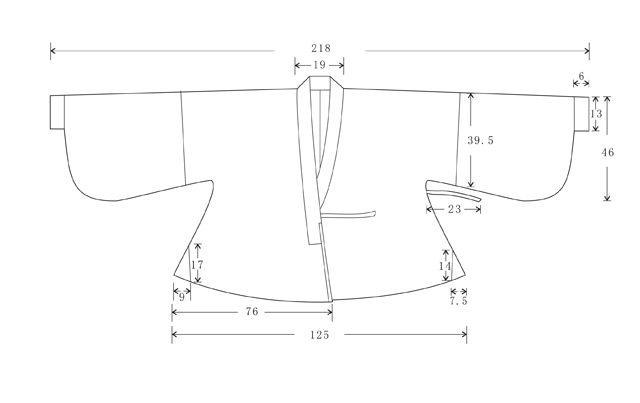
#> input picture sources/silk/raw/03_20200424163953961.jpg, 640 x 403 px, found by its file name
$ python fit.py
#> lines starting #> are read from the running program, lines starting #| are printed output that depends on the picture; after the words box and inside, x2 and y2 are one past the last pixel; in counts of white or black regions, pixels touching at a corner belong together
### jiexiu/pattern/build.py
# -*- coding: utf-8 -*-
"""
对穿交（钱氏墓/钱樟夫妇墓 鸟衔花枝纹缎夹袄）裁片图生成器
右衽 · 单层 · 净版 · 单位 mm

量纲锚点：中国丝绸博物馆修复报告实测
  衣长 825 / 摆宽 1150（放量 0.92）/ 单边 710 / 交叠 270 / 领宽 190

本版（v7.0）相对 v6 的唯一改动 = **加接袖**（其余主体不动）：
  · 衣身袖长 / 袖口 / 腋深 / 腋下圆角 全部沿用 v6 数据（"袖口袖根数据不变"）
  · 袖底缘改为**一条连续曲线**：腋点 → 接袖根(G1) → 腕口下角，接缝处零转折
      - 衣身段：三次贝塞尔，起端切 40°、末端切矢 = 接袖直线方向（5.668°）
      - 接袖段：直线（袖口→腕口 一条平滑直线）
  · 接袖根边 = 衣身袖口边 → 两侧垂直、直角，无圆角
  · 预开领：前片门襟内端让开 NECK/2，两片合成 100 通口
"""
import math, os, json

# ---- 尺寸参数：可由环境变量 HANFU_PARAMS(JSON) 覆盖，供 sizing.py 一键换码 ----
# 默认值 = 厂商实物表 男 M（接袖版），单独运行本文件即可出这一码
_DEF = dict(L=800.0, W_HEM=798.0, EASE=1.0, X_ARM=285.0, Y_ARM=522.8,
            X_SHLD=285.0, SLEEVE_LEN=265.0, CUFF=160.0, NECK=100.0,
            OV=270.0, HEM_RISE=60.0, TILT_DEG=0.8, COL_W=70.0,
            JS=265.0, WRIST=130.0)
P = dict(_DEF)
P.update(json.loads(os.environ.get("HANFU_PARAMS", "{}")))

L          = P["L"]
W_HEM      = P["W_HEM"]
EASE       = P["EASE"]
X_ARM      = P["X_ARM"]
Y_ARM      = P["Y_ARM"]
X_SHLD     = P["X_SHLD"]
SLEEVE_LEN = P["SLEEVE_LEN"]     # 衣身袖长（肩点 → 接袖根）
CUFF       = P["CUFF"]           # 衣身袖口宽 = 接袖根宽（数据不变）
NECK       = P["NECK"]           # 预开领总宽（前片各让 NECK/2）
OV         = P["OV"]
HEM_RISE   = P["HEM_RISE"]
COL_W      = P["COL_W"]
JS         = P["JS"]             # 接袖长
WRIST      = P["WRIST"]          # 掩腕袖口宽

HALF     = W_HEM / 2.0 * EASE    # 侧缝
X_CUFF   = X_SHLD + SLEEVE_LEN   # 接袖根（= 衣身袖口）
X_JS     = X_CUFF + JS           # 腕口
S        = 2 * X_JS              # 通袖
TILT     = math.radians(P["TILT_DEG"])
LAP_DX   = OV / 2.0              # 门襟边越中量
NECK_DIP = 0.0
P_HEM    = 760.0                 # 兼容旧字段

Y_TOP = L + NECK_DIP


def sleeve_y(x):
    """袖上缘：自肩点起微下垂 0.8°"""
    return Y_TOP - (abs(x) - X_SHLD) * math.tan(TILT)


Y_CUFF_TOP = sleeve_y(X_CUFF)
Y_CUFF_BOT = Y_CUFF_TOP - CUFF
Y_JS_TOP   = sleeve_y(X_JS)
Y_JS_BOT   = Y_JS_TOP - WRIST


# ---------- 袖底缘 ----------
# 汉服直裁：腋点 → 腕口下角 **一条直线**（不是深凹弧）
# 接袖缝只是这条直线上的一道垂直切口 → 接缝处天然零转折
_UND_A = (X_ARM, Y_ARM)
_UND_Z = (X_JS, Y_JS_BOT)
_UND_ANG = math.atan2(_UND_Z[1] - _UND_A[1], _UND_Z[0] - _UND_A[0])
_UND_U = (math.cos(_UND_ANG), math.sin(_UND_ANG))
Y_SEAM_BOT = _UND_A[1] + (X_CUFF - X_ARM) * math.tan(_UND_ANG)   # 接袖根下缘
SEAM_H = Y_CUFF_TOP - Y_SEAM_BOT                                  # 袖根（派生值）
R_ARM_F = 45.0                                                    # 腋下圆角
U_ARM = (_UND_A[0] + R_ARM_F * _UND_U[0], _UND_A[1] + R_ARM_F * _UND_U[1])
Z_PT = _UND_Z


# [13 lines left out: functions _bez, _tan, not called in this run]


def blend(A, tA, B, tB, k=0.92):
    """G1 三次混合：两端切线分别与相邻段一致 → 无折角"""
    d = math.hypot(B[0] - A[0], B[1] - A[1]) / 3.0 * k
    c1 = (A[0] + tA[0] * d, A[1] + tA[1] * d)
    c2 = (B[0] - tB[0] * d, B[1] - tB[1] * d)
    return ("C", c1, c2, B)


def _unit(a, b):
    dx, dy = b[0] - a[0], b[1] - a[1]
    n = math.hypot(dx, dy) or 1.0
    return (dx / n, dy / n)


def _off(p, d, r):
    return (p[0] + d[0] * r, p[1] + d[1] * r)


# [14 lines left out: functions _bez, split_cubic, not called in this run]


# 接袖缝位置（参考线）
X_SEAM = X_CUFF
U_SEAM = (X_CUFF, Y_SEAM_BOT)


def _under_cmds(sx):
    """衣身袖底：腋下圆角终点 → 接袖根，一条直线（与接袖段共线）"""
    return [("L", (sx * X_CUFF, Y_SEAM_BOT))]


def _cuff_top(sx):
    """袖口竖边（直角，无圆角）+ 袖上缘 → 肩点"""
    return [("L", (sx * X_CUFF, Y_CUFF_TOP)), ("L", (sx * X_SHLD, L))]


def back_half():
    """后片半（×2 镜像，后中缝对折）——衣身袖止于接袖根，袖底弧一条连续曲线"""
    hem = ((0, 0), (200, 5), (400, 30), (HALF, HEM_RISE))
    R = 70.0
    d_side = _unit((HALF, HEM_RISE), (X_ARM, Y_ARM))
    arm = (X_ARM, Y_ARM)
    A_a = _off(arm, d_side, -R)
    B_a = (U_ARM[0], U_ARM[1])
    tB_a = _UND_U
    cmds = [("M", (0, 0)), ("C", hem[1], hem[2], hem[3]),
            ("L", A_a), blend(A_a, d_side, B_a, tB_a)]
    cmds += _under_cmds(1.0)
    cmds += _cuff_top(1.0)
    cmds += [("L", (NECK / 2, L)), ("L", (0, L)), ("Z",)]
    return {
        "name": "后片半", "qty": 2, "grain": (0, 1), "cmds": cmds,
        "seams": [[(0, 0), (0, L)]],
        "notches": [arm, (0, 0)],
        "dims": [("L", (0, 0), (0, L), "后中长 %d" % round(L)),
                 ("L", (0, HEM_RISE), (HALF, HEM_RISE), "摆半宽 %d / 起翘 %d" % (round(HALF), round(HEM_RISE))),
                 ("L", (X_ARM, Y_ARM), (X_ARM, L), "腋深 %d" % round(L - Y_ARM)),
                 ("L", (X_CUFF + 44, Y_SEAM_BOT), (X_CUFF + 44, Y_CUFF_TOP), "袖根 %d" % round(SEAM_H)),
                 ("L", (X_SHLD, L), (X_CUFF, Y_CUFF_TOP), "衣身袖长 %d" % round(SLEEVE_LEN))],
    }


def front_panel():
    """前片（×2 镜像；右衽时穿着者左片为外襟）——门襟内端让开 NECK/2 形成预开领"""
    hem = ((LAP_DX, 0), (-200, 5), (-400, 30), (-HALF, HEM_RISE))
    R = 70.0
    d_side = _unit((-HALF, HEM_RISE), (-X_ARM, Y_ARM))
    arm = (-X_ARM, Y_ARM)
    A_a = _off(arm, d_side, -R)
    B_a = (-U_ARM[0], U_ARM[1])
    tb = _UND_U
    cmds = [("M", (NECK / 2, L)), ("L", (LAP_DX, 0)), ("C", hem[1], hem[2], hem[3]),
            ("L", A_a), blend(A_a, d_side, B_a, (-tb[0], tb[1]))]
    cmds += _under_cmds(-1.0)
    cmds += _cuff_top(-1.0)
    cmds += [("L", (NECK / 2, L)), ("Z",)]
    return {
        "name": "前片", "qty": 2,
        "grain": (math.sin(math.radians(9.3)), -math.cos(math.radians(9.3))),
        "cmds": cmds,
        "seams": [],
        "notches": [arm, (NECK / 2, L)],
        "dims": [("L", (-HALF, -60), (LAP_DX, -60), "单边摆宽 %d" % round(HALF + LAP_DX)),
                 ("L", (LAP_DX, -130), (0, -130), "越中 %d" % round(LAP_DX)),
                 ("L", (NECK / 2, L), (LAP_DX, 0), "门襟斜 %.1f°" % math.degrees(
                     math.atan2(LAP_DX - NECK / 2, L))),
                 ("L", (NECK / 2, L), (0, L), "预开领半 %d" % round(NECK / 2))],
    }


def sleeve_ext():
    """接袖（×4，前后片各一）：根边=衣身袖口（垂直），袖底为袖底线的延续，腕口垂直"""
    cmds = [("M", (X_CUFF, Y_SEAM_BOT)), ("L", Z_PT),
            ("L", (X_JS, Y_JS_TOP)), ("L", (X_CUFF, Y_CUFF_TOP)), ("Z",)]
    return {
        "name": "接袖", "qty": 4, "grain": (1, 0), "cmds": cmds,
        "seams": [],
        "notches": [(X_CUFF, Y_SEAM_BOT), (X_CUFF, Y_CUFF_TOP)],
        "dims": [("L", (X_CUFF, Y_SEAM_BOT), (X_CUFF, Y_CUFF_TOP), "袖根 %d" % round(SEAM_H)),
                 ("L", (X_JS, Y_JS_BOT), (X_JS, Y_JS_TOP), "腕口 %d" % round(WRIST)),
                 ("L", (X_CUFF, Y_SEAM_BOT), (X_JS, Y_JS_BOT), "接袖长 %d" % round(JS))],
    }


def collar_band(width=None):
    """领缘条（领襟一体，直丝）：沿门襟斜边 → 后领 → 另一侧门襟，整条不断开"""
    width = width or 40.0
    lapel = math.hypot(L, LAP_DX - NECK / 2.0)
    total = 2 * lapel + NECK + 20.0
    return {
        "name": "领缘条", "qty": 1, "grain": (1, 0),
        "cmds": [("M", (0, 0)), ("L", (total, 0)), ("L", (total, width)), ("L", (0, width)), ("Z",)],
        "seams": [],
        "notches": [(lapel, 0), (lapel + NECK, 0)],
        "dims": [("L", (0, 0), (total, 0), "总长 %d × 宽 %d" % (round(total), round(width)))],
    }


def triangle(h, w=95.0, name="三角拼接"):
    return {
        "name": name, "qty": 1, "grain": (0, 1),
        "cmds": [("M", (0, 0)), ("L", (w, 0)), ("L", (0, h)), ("Z",)],
        "seams": [], "notches": [], "dims": [("L", (0, 0), (0, h), "高 %d" % h)],
    }


def tie(length=200.0, width=20.0):
    return {
        "name": "系带", "qty": 2, "grain": (1, 0),
        "cmds": [("M", (0, 0)), ("L", (length, 0)), ("L", (length, width)), ("L", (0, width)), ("Z",)],
        "seams": [], "notches": [], "dims": [("L", (0, 0), (length, 0), "长 200")],
    }


def hem_facing(length=None, width=30.0):
    length = length or (2 * HALF)
    return {
        "name": "下摆绢衬条", "qty": 1, "grain": (1, 0),
        "cmds": [("M", (0, 0)), ("L", (length, 0)), ("L", (length, width)), ("L", (0, width)), ("Z",)],
        "seams": [], "notches": [], "dims": [("L", (0, 0), (length, 0), "长 %d × 宽 30" % round(length))],
    }


PIECES = [
    back_half(),
    front_panel(),
    sleeve_ext(),
    collar_band(COL_W),
    triangle(170, name="三角拼接 A"),
    triangle(140, name="三角拼接 B"),
    tie(),
    hem_facing(),
]


# ---------- 几何工具 ----------
def flat(cmds):
    """把 cmds 展开成带控制点的点列表（y 取反，转 SVG 坐标）"""
    pts = []
    for c in cmds:
        if c[0] == "M":
            pts.append((c[1][0], -c[1][1]))
        elif c[0] == "L":
            pts.append((c[1][0], -c[1][1]))
        elif c[0] == "C":
            for p in c[1:]:
                pts.append((p[0], -p[1]))
        elif c[0] == "Q":
            for p in c[1:]:
                pts.append((p[0], -p[1]))
    return pts


def bbox(cmds):
    pts = flat(cmds)
    xs = [p[0] for p in pts]
    ys = [p[1] for p in pts]
    return min(xs), min(ys), max(xs), max(ys)


def path_d(cmds, ox, oy):
    out = []
    for c in cmds:
        if c[0] == "M":
            out.append("M %.1f %.1f" % (c[1][0] + ox, -c[1][1] + oy))
        elif c[0] == "L":
            out.append("L %.1f %.1f" % (c[1][0] + ox, -c[1][1] + oy))
        elif c[0] == "C":
            a, b, e = c[1], c[2], c[3]
            out.append("C %.1f %.1f %.1f %.1f %.1f %.1f" % (
                a[0] + ox, -a[1] + oy, b[0] + ox, -b[1] + oy, e[0] + ox, -e[1] + oy))
        elif c[0] == "Q":
            a, e = c[1], c[2]
            out.append("Q %.1f %.1f %.1f %.1f" % (a[0] + ox, -a[1] + oy, e[0] + ox, -e[1] + oy))
        elif c[0] == "Z":
            out.append("Z")
    return " ".join(out)


# ---------- 排版 ----------
GAP = 160.0
MARGIN = 120.0
MIN_SLOT = 340.0
MAXW = 2100.0

placed = []
cur_x = MARGIN
cur_y = MARGIN
row_h = 0.0

for p in PIECES:
    x0, y0, x1, y1 = bbox(p["cmds"])
    w, h = x1 - x0, y1 - y0
    slot = max(w, MIN_SLOT)
    if cur_x + slot > MAXW + MARGIN and cur_x > MARGIN:
        cur_x = MARGIN
        cur_y += row_h + GAP
        row_h = 0.0
    ox = cur_x - x0
    oy = cur_y - y0
    p["_ox"], p["_oy"] = ox, oy
    p["_box"] = (cur_x, cur_y, cur_x + w, cur_y + h)
    p["_slot"] = (cur_x, cur_x + slot)
    placed.append(p)
    cur_x += slot + GAP
    row_h = max(row_h, h)

BODY_H = cur_y + row_h
TITLE_H = 440.0
TOTAL_W = MAXW + MARGIN
TOTAL_H = BODY_H + MARGIN + TITLE_H

# ---------- SVG ----------
BLACK = "#1a1a1a"
RED = "#c0392b"
BLUE = "#1f5fa8"
GRAY = "#8a8a8a"

s = []
s.append('<?xml version="1.0" encoding="UTF-8"?>')
s.append('<svg xmlns="http://www.w3.org/2000/svg" width="%dmm" height="%dmm" viewBox="0 0 %d %d">' % (TOTAL_W, TOTAL_H, TOTAL_W, TOTAL_H))
s.append('<title>对穿交 · 钱氏墓 鸟衔花枝纹缎夹袄 · 裁片图（右衽·单层·净版·mm·接袖）</title>')
s.append('<rect width="100%" height="100%" fill="#ffffff"/>')
s.append('<g id="OUTLINE" stroke="%s" stroke-width="2" fill="none" stroke-linejoin="round">' % BLACK)
for p in placed:
    s.append('  <path id="%s_ot" data-qty="%d" d="%s"/>' % (p["name"], p["qty"], path_d(p["cmds"], p["_ox"], p["_oy"])))
s.append('</g>')

s.append('<g id="SEAM" stroke="%s" stroke-width="1.2" fill="none" stroke-dasharray="18 8">' % BLUE)
for p in placed:
    for seg in p["seams"]:
        s.append('  <path d="M %.1f %.1f L %.1f %.1f"/>' % (seg[0][0] + p["_ox"], -seg[0][1] + p["_oy"],
                                                             seg[1][0] + p["_ox"], -seg[1][1] + p["_oy"]))
s.append('</g>')

s.append('<g id="GRAIN" stroke="%s" stroke-width="1.4" fill="none">' % BLACK)
for p in placed:
    x0, y0, x1, y1 = p["_box"]
    cx, cy = (x0 + x1) / 2, (y0 + y1) / 2
    ln = min(max(x1 - x0, 120.0), max(y1 - y0, 120.0)) * 0.6
    gx, gy = p["grain"]
    n = math.hypot(gx, gy)
    gx, gy = gx / n, gy / n
    gy = -gy
    ax, ay = cx - gx * ln / 2, cy - gy * ln / 2
    bx, by = cx + gx * ln / 2, cy + gy * ln / 2
    s.append('  <path d="M %.1f %.1f L %.1f %.1f"/>' % (ax, ay, bx, by))
    s.append('  <path d="M %.1f %.1f L %.1f %.1f M %.1f %.1f L %.1f %.1f"/>' % (
        bx - 14, by - 6, bx, by, bx, by, bx + 14, by - 6))
s.append('</g>')

s.append('<g id="NOTCH" stroke="%s" stroke-width="2.4">' % RED)
for p in placed:
    for n in p["notches"]:
        nx, ny = n[0] + p["_ox"], -n[1] + p["_oy"]
        s.append('  <path d="M %.1f %.1f L %.1f %.1f"/>' % (nx - 9, ny - 9, nx + 9, ny + 9))
s.append('</g>')

s.append('<g id="DIM" stroke="%s" stroke-width="0.9" fill="%s" font-family="sans-serif" font-size="26">' % (GRAY, GRAY))
for p in placed:
    for d in p["dims"]:
        a, b, txt = d[1], d[2], d[3]
        ax, ay = a[0] + p["_ox"], -a[1] + p["_oy"]
        bx, by = b[0] + p["_ox"], -b[1] + p["_oy"]
        if d[0] == "L":
            s.append('  <path d="M %.1f %.1f L %.1f %.1f" marker-start="url(#a)" marker-end="url(#a)"/>' % (ax, ay, bx, by))
            mx, my = (ax + bx) / 2, (ay + by) / 2
            rot = math.degrees(math.atan2(by - ay, bx - ax))
            vert = abs(rot) > 45
            if vert:
                rot += 180 if rot > 0 else 0
            tx = mx + (20 if vert else 0)
            ty2 = my + (0 if vert else 30)
            s.append('  <text x="%.1f" y="%.1f" text-anchor="middle" transform="rotate(%.1f %.1f %.1f)">%s</text>' % (tx, ty2, rot, mx, my, txt))
        else:
            s.append('  <text x="%.1f" y="%.1f" text-anchor="middle" fill="%s">%s</text>' % ((ax + bx) / 2 + 30, (ay + by) / 2, RED, txt))
s.append('</g>')

s.append('<g id="LABEL" fill="%s" font-family="sans-serif">' % BLACK)
for i, p in enumerate(placed):
    x0, y0 = p["_box"][0], p["_box"][1]
    s.append('  <text x="%.1f" y="%.1f" font-size="30" font-weight="500">%02d %s ×%d</text>' % (x0, y0 - 30, i + 1, p["name"], p["qty"]))
s.append('</g>')

# ---------- 图框 + 100mm 校验标尺 ----------
ty = BODY_H + MARGIN * 0.4
s.append('<g id="BLOCK" stroke="%s" stroke-width="1.6" fill="none">' % BLACK)
s.append('  <rect x="%.1f" y="%.1f" width="%.1f" height="%.1f"/>' % (MARGIN, ty, TOTAL_W - 2 * MARGIN, TITLE_H - 80))
s.append('</g>')
s.append('<g font-family="sans-serif" fill="%s">' % BLACK)
s.append('  <text x="%.1f" y="%.1f" font-size="38" font-weight="500">对穿交 · 明制 鸟衔花枝纹缎夹袄（右衽）裁片图 · 接袖版</text>' % (MARGIN + 30, ty + 60))
s.append('  <text x="%.1f" y="%.1f" font-size="26">依据：无锡七房桥钱樟夫妇墓出土实物 · 中国丝绸博物馆修复报告   ｜   单位 mm   ｜   净版（未含缝份）   ｜   单层   ｜   掩腕长窄袖·加接袖   ｜   v7.0</text>' % (MARGIN + 30, ty + 105))
s.append('  <text x="%.1f" y="%.1f" font-size="26">衣长 %d   ｜   平铺摆宽 %d（放量 %.2f）   ｜   单边摆宽 %d   ｜   交叠 %d   ｜   通袖 %d ＝ 肩点 %d ＋ 衣身袖 %d ＋ 接袖 %d（×2）</text>' % (
    MARGIN + 30, ty + 145, round(L), round(2 * HALF), EASE,
    round(HALF + LAP_DX), round(2 * LAP_DX), round(S), round(X_SHLD), round(SLEEVE_LEN), round(JS)))
s.append('  <text x="%.1f" y="%.1f" font-size="26">袖根 %d（接袖根＝衣身袖口）   ｜   腕口 %d   ｜   预开领 %d   ｜   领缘宽 %d   ｜   腋深 %d   ｜   袖底缘为一条直线（%.2f°）</text>' % (
    MARGIN + 30, ty + 185, round(SEAM_H), round(WRIST), round(NECK), round(COL_W), round(L - Y_ARM),
    math.degrees(_UND_ANG)))
s.append('</g>')
bx0 = MARGIN + 30
by0 = ty + 275
s.append('<g id="SCALE" stroke="%s" stroke-width="2" fill="none">' % BLACK)
for k in range(11):
    hh = 26 if k % 5 == 0 else 14
    s.append('  <path d="M %.1f %.1f L %.1f %.1f"/>' % (bx0 + k * 100, by0, bx0 + k * 100, by0 - hh))
s.append('  <path d="M %.1f %.1f L %.1f %.1f"/>' % (bx0, by0, bx0 + 1000, by0))
s.append('</g>')
s.append('<text x="%.1f" y="%.1f" font-family="sans-serif" font-size="24" fill="%s">100mm 校验标尺（打印后实测，误差应 ≤0.5mm）</text>' % (bx0, by0 + 42, BLACK))

s.append('<defs><marker id="a" viewBox="0 0 10 10" refX="5" refY="5" markerWidth="6" markerHeight="6" orient="auto-start-reverse"><path d="M1 1L9 5L1 9" fill="none" stroke="%s" stroke-width="1.2"/></marker></defs>' % GRAY)
s.append('</svg>')

out_dir = os.path.join(os.path.dirname(os.path.dirname(os.path.abspath(__file__))), "pattern")
os.makedirs(out_dir, exist_ok=True)
fp = os.environ.get("HANFU_OUT") or os.path.join(out_dir, "对穿交_右衽_裁片图.svg")
os.makedirs(os.path.dirname(fp), exist_ok=True)
open(fp, "w", encoding="utf-8").write("\n".join(s))

# ---- 供 CAD 出图使用的几何侧车（JSON） ----
_side = fp.rsplit(".", 1)[0] + ".pieces.json"
json.dump({
    "params": P,
    "resolved": {"L": L, "HALF": HALF, "X_ARM": X_ARM, "Y_ARM": Y_ARM, "X_SHLD": X_SHLD,
                 "X_CUFF": X_CUFF, "X_JS": X_JS, "SLEEVE_LEN": SLEEVE_LEN, "JS": JS,
                 "CUFF": CUFF, "WRIST": WRIST,
                 "Y_CUFF_TOP": Y_CUFF_TOP, "Y_CUFF_BOT": Y_CUFF_BOT,
                 "Y_JS_TOP": Y_JS_TOP, "Y_JS_BOT": Y_JS_BOT,
                 "Y_SEAM_BOT": Y_SEAM_BOT, "SEAM_H": SEAM_H,
                 "UND_A": list(_UND_A), "UND_Z": list(_UND_Z),
                 "UND_ANG": math.degrees(_UND_ANG), "R_ARM_F": R_ARM_F,
                 "U_ARM": list(U_ARM),
                 "NECK": NECK, "OV": OV, "LAP_DX": LAP_DX, "HEM_RISE": HEM_RISE},
    "canvas": [TOTAL_W, TOTAL_H],
    "pieces": [{"name": p["name"], "qty": p["qty"], "ox": p["_ox"], "oy": p["_oy"],
                "box": list(p["_box"]), "cmds": p["cmds"],
                "grain": list(p["grain"]),
                "notches": [list(n) for n in p["notches"]]} for p in placed],
}, open(_side, "w", encoding="utf-8"), ensure_ascii=False, indent=1)

info = {
    "file": fp, "size": [round(TOTAL_W, 1), round(TOTAL_H, 1)],
    "params": {"L": L, "S": S, "W_HEM": W_HEM, "P_HEM": P_HEM, "OV": OV, "CUFF": CUFF,
               "NECK": NECK, "X_ARM": X_ARM, "Y_ARM": Y_ARM, "X_SEAM": X_SEAM,
               "X_CUFF": X_CUFF, "X_JS": X_JS, "JS": JS, "WRIST": WRIST,
               "LAPEL_ANGLE": round(math.degrees(math.atan2(LAP_DX - NECK / 2, L)), 2), "TILT": 5.0},
    "pieces": [{"name": p["name"], "qty": p["qty"], "w": round(p["_box"][2] - p["_box"][0], 1),
                "h": round(p["_box"][3] - p["_box"][1], 1)} for p in placed],
}
print(json.dumps(info, ensure_ascii=False, indent=1))

### jiexiu/verification/overlay.py
# -*- coding: utf-8 -*-
"""
裁片拼合成版 → 与丝博官图像素级比对
用法：python verification/overlay.py [front|back]
输出：verification/overlay_front.png / overlay_back.png + 控制台指标
"""
import sys, os, io, json, contextlib, math
import numpy as np
from PIL import Image, ImageDraw

ROOT = os.path.dirname(os.path.dirname(os.path.abspath(__file__)))
sys.path.insert(0, os.path.join(ROOT, "pattern"))
with contextlib.redirect_stdout(io.StringIO()):
    import build  # noqa: 触发一次 SVG 重建（幂等）

SRC = {
    "front": os.path.join(ROOT, "sources", "silk", "raw", "03_20200424163953961.jpg"),
    "back":  os.path.join(ROOT, "sources", "silk", "raw", "04_20200424163957242.jpg"),
}


# ---------- 1. 从官图提取成衣实心掩膜 ----------
def _dilate(m, it=1):
    o = m.copy()
    for _ in range(it):
        a = o.copy()
        a[1:, :] |= o[:-1, :]; a[:-1, :] |= o[1:, :]
        a[:, 1:] |= o[:, :-1]; a[:, :-1] |= o[:, 1:]
        o = a
    return o


def _erode(m, it=1):
    o = m.copy()
    for _ in range(it):
        a = o.copy()
        a[1:, :] &= o[:-1, :]; a[:-1, :] &= o[1:, :]
        a[:, 1:] &= o[:, :-1]; a[:, :-1] &= o[:, 1:]
        o = a
    return o


def garment_mask(path, thresh=0.72, close=3):
#> called with thresh = 0.72, close = 3
    im = Image.open(path).convert("L")
#> im is the input picture: PIL image 640x403 L; min 0, max 255, mean 252.2
    W, H = im.size
    g = np.asarray(im, dtype=np.float32) / 255.0
    white = g >= thresh
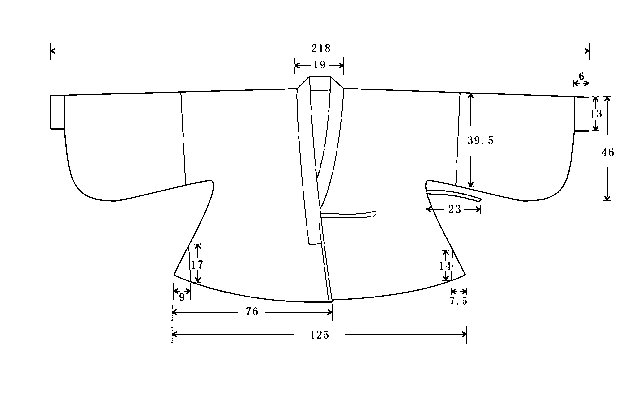
#> white: shape (403, 640) bool; 98.2% white; black in thin lines or dots, all inside (x1, y1, x2, y2) = (50, 43, 614, 344)
    # 先把笔画加粗闭合 JPEG 断口，否则外部背景会漏进衣身内部
    stroke = _dilate(~white, close)
#> the loop in _dilate, `for _ in range(it):` made 3 passes
#> pass 1, in _dilate, `o = a`:
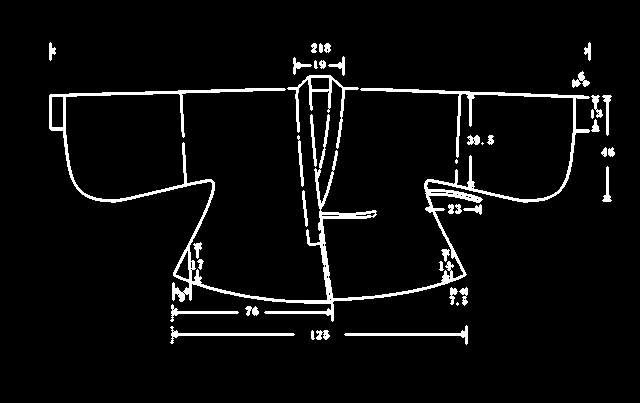
#> o: shape (403, 640) bool; 4.8% white; 42 white regions (3 under 20 px), largest, box (x1, y1, x2, y2) and area: (49, 88, 590, 322) 7946, (287, 75, 359, 149) 764, (344, 325, 468, 345) 432
#> pass 2, in _dilate, `o = a`:
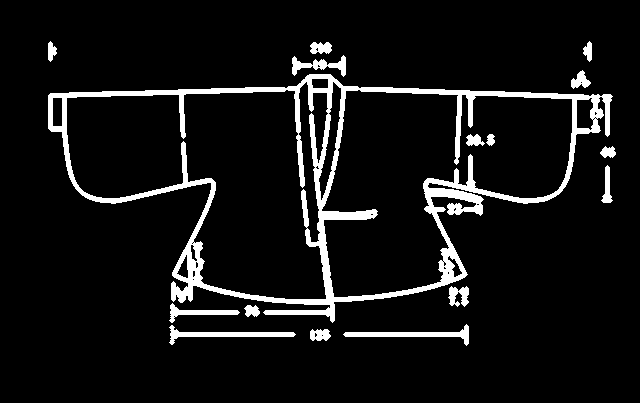
#> o: shape (403, 640) bool; 7.7% white; 16 white regions, largest, box (x1, y1, x2, y2) and area: (48, 74, 613, 323) 15674, (343, 324, 469, 346) 710, (169, 325, 296, 345) 696
#> pass 3, in _dilate, `o = a`:
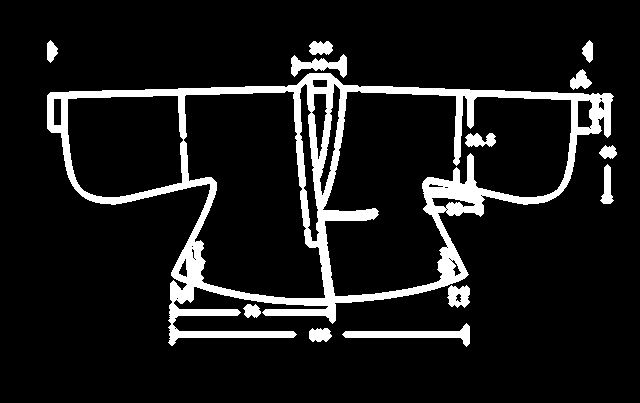
#> o: shape (403, 640) bool; 10.4% white; 13 white regions, largest, box (x1, y1, x2, y2) and area: (47, 73, 614, 346) 22676, (342, 323, 470, 347) 988, (291, 54, 347, 78) 624
    passable = ~stroke

    Hh, Ww = passable.shape
    seen = np.zeros_like(passable, dtype=bool)
    stack = []
    for x in range(Ww):
        for y in (0, Hh - 1):
            if passable[y, x] and not seen[y, x]:
                seen[y, x] = True; stack.append((y, x))
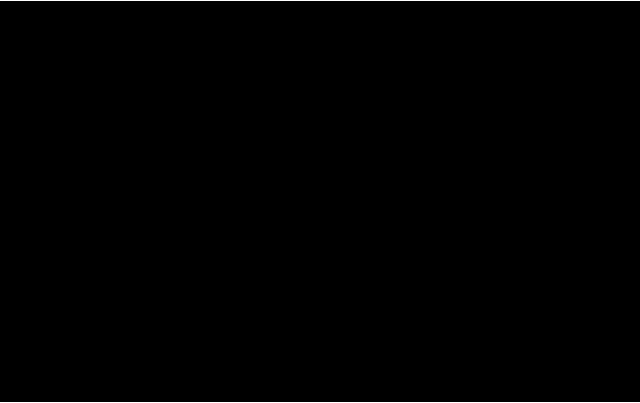
#> seen: shape (403, 640) bool; 0.5% white in thin lines or dots
    for y in range(Hh):
        for x in (0, Ww - 1):
            if passable[y, x] and not seen[y, x]:
                seen[y, x] = True; stack.append((y, x))
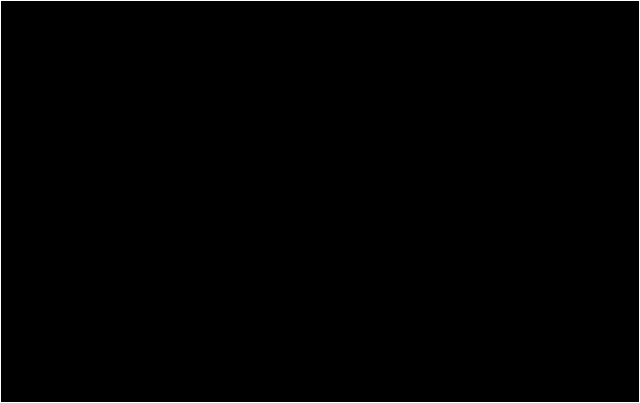
#> seen: shape (403, 640) bool; 0.81% white in thin lines or dots
    while stack:
        y, x = stack.pop()
        for dy, dx in ((1, 0), (-1, 0), (0, 1), (0, -1)):
            ny, nx = y + dy, x + dx
            if 0 <= ny < Hh and 0 <= nx < Ww and passable[ny, nx] and not seen[ny, nx]:
                seen[ny, nx] = True; stack.append((ny, nx))
#> (the rest of the program and of its run is left out)
